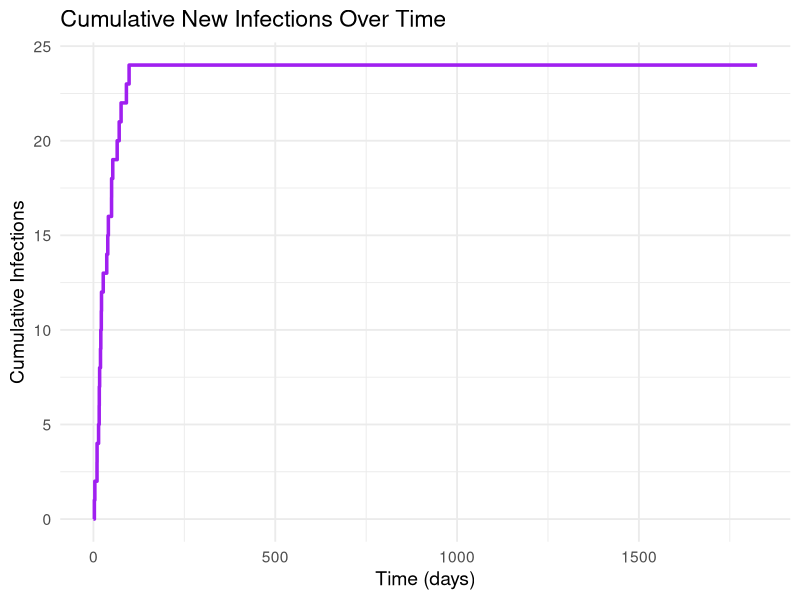
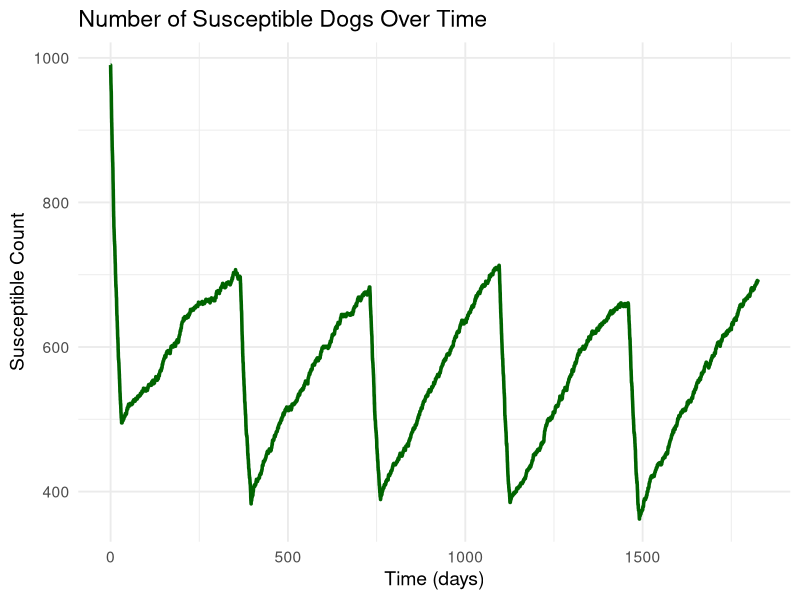
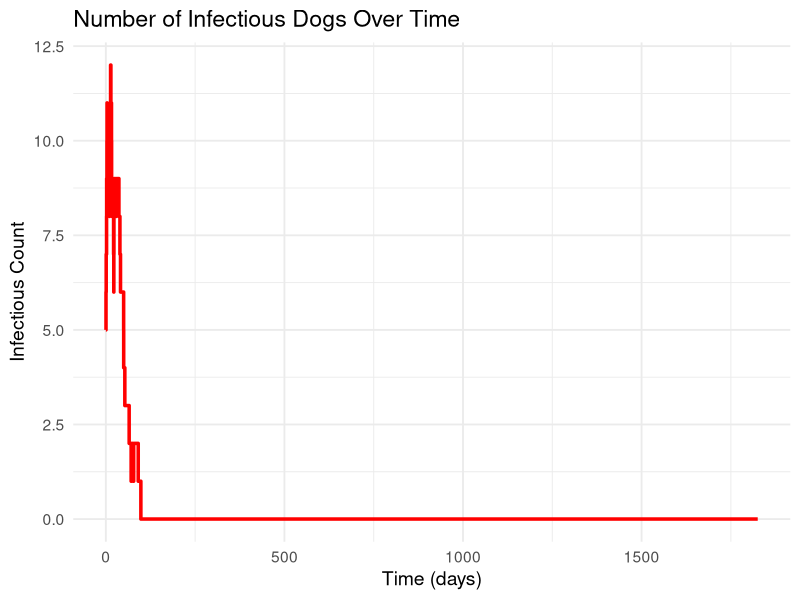
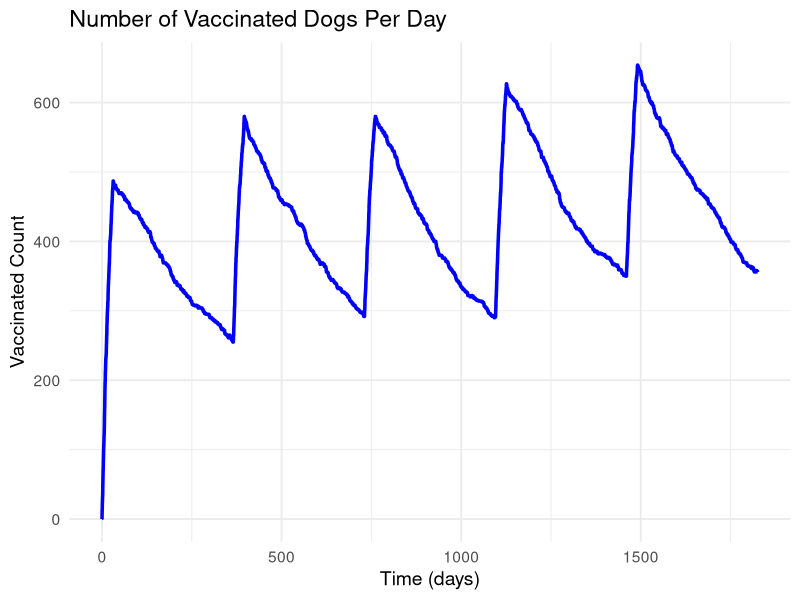
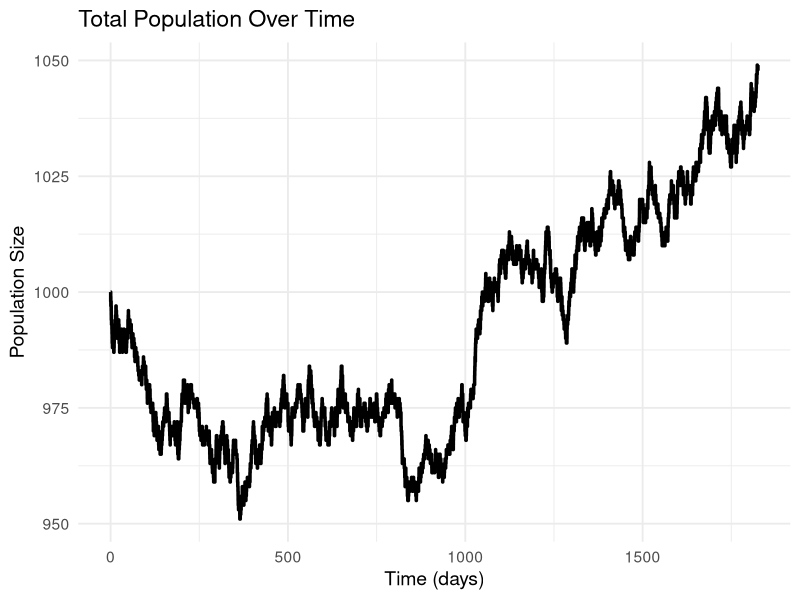

Write R code to recreate these figures, in order.
library(tidyverse)
library(ggplot2)
library(tidyr)
library(dplyr)

event_sir <- function(time, S, E, I ,V, params, t_end) { #JDC: count.inf removed from args
  
  with(as.list(params), {
    N <- S+I+E+V
    
    #print(floor(time)%%365 < 31)
  
    if (floor(time)%%365 < 31){
    rates <- c(
      infect = Lambda*S*I/N,
      infectious = Gamma*E,
      vaccinated = Tau*S/31,
      waned = Psi*V,
      birth = B*N,
      diseasedDeath = Mu2*I,
      backDeathS = Mu1 * S,
      backDeathV = Mu1 * V,
      backDeathE = Mu1 * E,
      backDeathI = Mu1 * I
      
    )} else {
      rates <- c(
        infect = Lambda*S*I/N,
        infectious = Gamma*E,
        vaccinated = Tau2*S/365,
        waned = Psi*V,
        birth = B*N,
        diseasedDeath = Mu2*I,
        backDeathS = Mu1 * S,
        backDeathV = Mu1 * V,
        backDeathE = Mu1 * E,
        backDeathI = Mu1 * I
        )}
    # print(rates)
    
    total_rate <- sum(rates)
    # print(total_rate)

    if (total_rate < 10^(-6)) {
      
      count.I <- 0
      count.S <- 0
      count.E <- 0 
      count.V <-0
      event_time <- t_end
      
    } else {
      
      event_time <- time + rexp(1, total_rate) 
      
      event_type <- sample(c("infect",
                             "infectious",
                             "vaccinated" ,
                             "waned",
                             "birth",
                             "diseasedDeath",
                             "backDeathS",
                             "backDeathV",
                             "backDeathE",
                             "backDeathI"
      ), 1, prob = rates / total_rate)
      
      switch(event_type,
             "infect" = {
               S <- S - 1
               E <- E + 1
               
               count.I <- 0
               count.S <- 0
               count.E <- 1 
               count.V <-0
             },
             "infectious" = {
               E <- E - 1
               I <- I + 1
               count.I <- 1
               count.S <- 0
               count.E <- 0 
               count.V <-0
             },
             "waned" = {
               V <- V - 1
               S <- S + 1
               count.I <- 0
               count.S <- 1
               count.E <- 0 
               count.V <-0
             },
             "birth" = {
               S <- S + 1
               count.I <- 0
               count.S <- 1
               count.E <- 0 
               count.V <-0
             },
             "diseasedDeath" = {
               I <- I - 1
               count.I <- 0
               count.S <- 0
               count.E <- 0 
               count.V <-0
             },
             "backDeathS" = {
               S <- S - 1
               count.I <- 0
               count.S <- 0
               count.E <- 0 
               count.V <-0
             },
             "backDeathV" = {
               V <- V - 1
               count.I <- 0
               count.S <- 0
               count.E <- 0 
               count.V <-0
             },
             "backDeathE" = {
               E <- E - 1
               count.I <- 0
               count.S <- 0
               count.E <- 0 
               count.V <-0
             },
             "backDeathI" = {
               I <- I - 1
               count.I <- 0
               count.S <- 0
               count.E <- 0 
               count.V <-0
             },
             "vaccinated" = {
               S <- S - 1
               V <- V + 1
               count.I <- 0
               count.S <- 0
               count.E <- 0 
               count.V <-0
             }
      )
    }
    
    return(data.frame(time = event_time, S = S, I = I, E = E,V=V, 
                      count.I = count.I,
                      count.S = count.S,
                      count.E = count.E,
                      count.V = count.V))
  })
}

## Function to simulate states from time 0 to t_end:

simulate_sir <- function(t_end, y, params) {
  # with(as.list(y), {
  events <- vector("list", 100000000)
  idx<- 1
  count.I2 <- 0
  count.S2 <- 0
  count.E2 <- 0 
  count.V2 <-0
  
  # initial state
  S <- y["S"]
  E<- y["E"]
  I<- y["I"]
  V<- y["V"]
  
  time<-0
  # store inital row
  events[[idx]]<- c(time, S,E,I,V,0,0,0,0)
  idx<- idx+1
  
  # This will be the cumulative count
  
  #count.int initialisation changed. At present, it doesn't include the infection events that seed the outbreak...
  # ts <- data.frame(time = 0, S = S, I = I, E=E,V = V, count.I = 0,
  #                  count.S = 0,
  #                  count.E = 0,
  #                  count.V = 0) 
  # next_event <- ts
  # print(ts)
  while (time < t_end && idx<=length(events)) {
    next_event <- event_sir(time, S, E, I,V, params, t_end)#JDC: count.inf removed from args
    time <- next_event$time
    S<- next_event$S
    E<- next_event$E
    I<- next_event$I
    V<- next_event$V
    count.I2 <- count.I2 + next_event$count.I
    count.S2 <- count.S2 + next_event$count.S
    count.E2 <- count.E2 + next_event$count.E
    count.V2 <- count.V2 + next_event$count.V
    
    next_event$count.I <- count.I2 # replace with the cumulative version
    next_event$count.S <- count.S2
    next_event$count.E <- count.E2
    next_event$count.V <- count.V2
    
    events[[idx]]<- unlist(next_event)
    idx<- idx+1
    
    
    # print(next_event)
    print(next_event$time)
    # ts <- rbind(ts, next_event)
  }
  #print(idx)
  out<- do.call(rbind, events[1:(idx-1)])
  colnames(out)<- c("time", "S", "E", "I", "V", "count.I", "count.S", "count.E", "count.V")
  return(as.data.frame(out))
  
}
## Run the model for specified inputs:

pop <- 1000     
# population size
params <- c(
  B = 0.001*1.1, # unknown
  Mu1=0.001, 
  Mu2=1/(3.1),
  Psi=1/(2.5*365),
  Tau=70/100, #time independent vaccination rate
  Lambda=0.49, # unknown
  Gamma=1/22.3, 
  N=pop,
  Tau2=5/100 #off-campaign tau
)    	# parameter values
final_time <- 365*5                      	# end time
y0 <- c(
  S = (1-0.01)*pop,
  E = (0.005)*pop,
  I = (0.005)*pop, 
  V=0
)        	# initial state

ts1 <- simulate_sir(final_time, y0, params)

## And plot:

ggplot(ts1, aes(x = time, y = count.I)) +
  geom_step(color = "purple", linewidth = 1.2) +
  labs(title = "Cumulative New Infections Over Time",
       y = "Cumulative Infections",
       x = "Time (days)") +
  theme_minimal(base_size = 14)
view(ts1)

ggplot(ts1, aes(x = time, y = S)) +
  geom_step(color = "darkgreen", linewidth = 1.2) +
  labs(title = "Number of Susceptible Dogs Over Time",
       y = "Susceptible Count",
       x = "Time (days)") +
  theme_minimal(base_size = 14)


ggplot(ts1, aes(x = time, y = I)) +
  geom_step(color = "red", linewidth = 1.2) +
  labs(title = "Number of Infectious Dogs Over Time",
       y = "Infectious Count",
       x = "Time (days)") +
  theme_minimal(base_size = 14)

ggplot(ts1, aes(x = time, y = V)) +
  geom_step(color = "blue", linewidth = 1.2) +
  labs(title = "Number of Vaccinated Dogs Per Day",
       y = "Vaccinated Count",
       x = "Time (days)") +
  theme_minimal(base_size = 14)

ts1 <- ts1 %>%
  mutate(Total = S + E + I + V)

ggplot(ts1, aes(x = time, y = Total)) +
  geom_step(color = "black", linewidth = 1.2) +
  labs(title = "Total Population Over Time",
       y = "Population Size",
       x = "Time (days)") +
  theme_minimal(base_size = 14)
